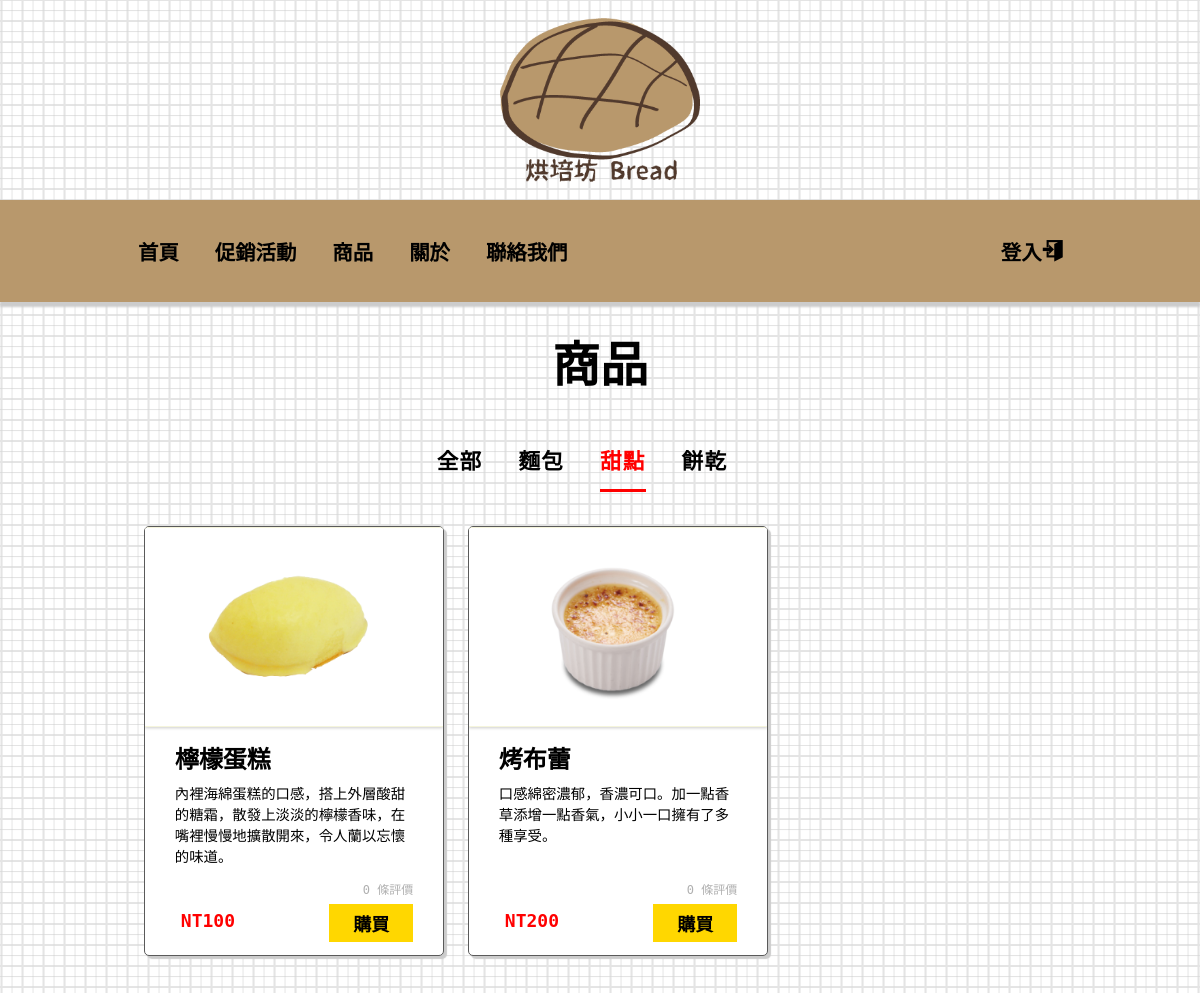
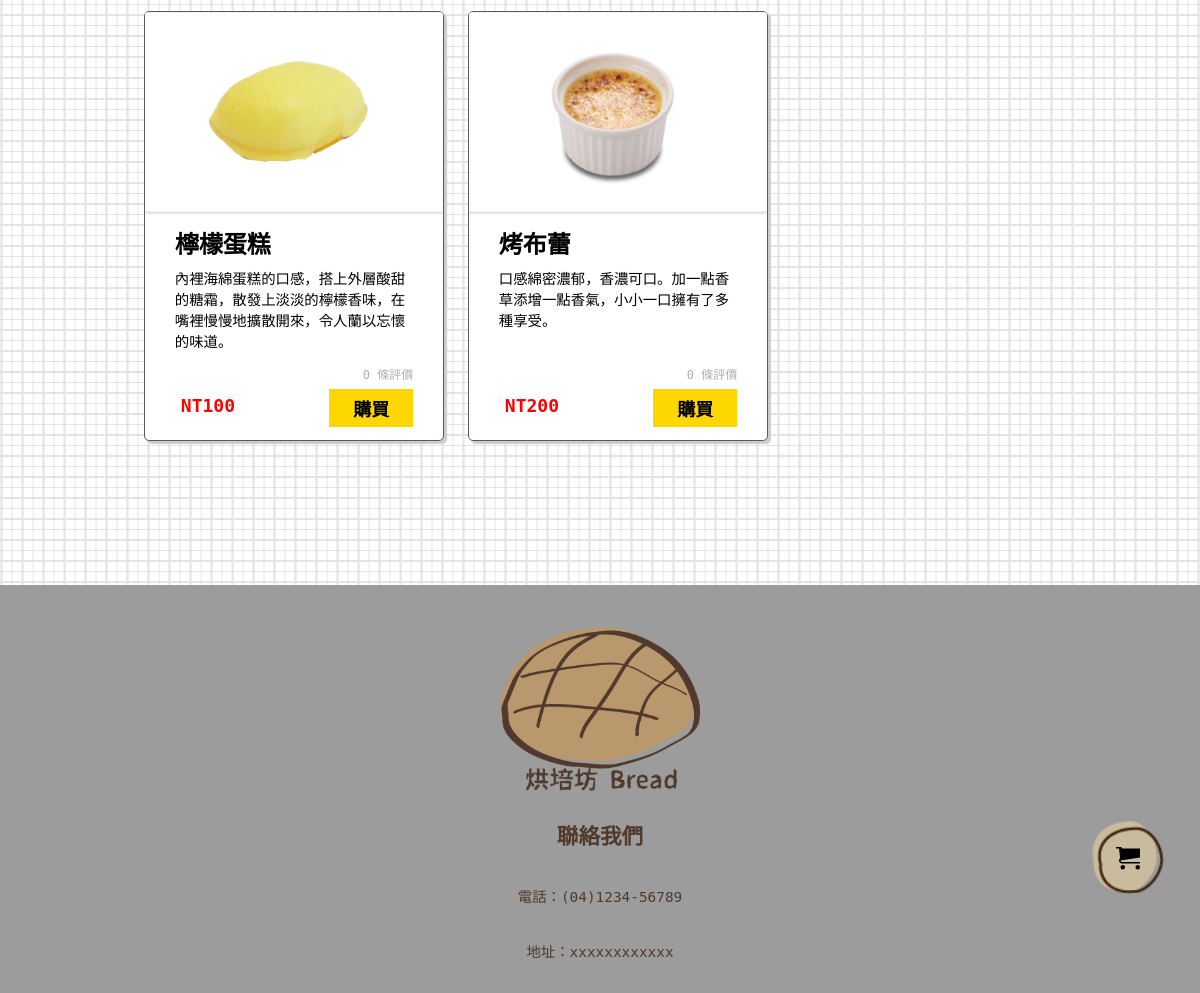
/produce?p=cake, run on the app's committed database (2 pictures, top to bottom).
### tables this page shows
CREATE TABLE `produce` (
  `ID` int(11) NOT NULL,
  `pName` varchar(21) NOT NULL,
  `pDescription` varchar(500) NOT NULL,
  `pReview` int(11) NOT NULL,
  `price` int(11) NOT NULL,
  `pIMG` varchar(100) NOT NULL,
  `kindNumber` int(11) NOT NULL
);

### core/controller.php (called while the page is built, shortened)
<?php
class Controller
{
  public function view2($view, $result2 = array())
  {
    require_once "views/header.php";
    require_once "views/$view.php";
    require_once "views/footer.php";
  }
}

### controllers/produceController.php (called while the page is built)
<?php
class ProduceController extends Controller
{
  public function produce($kind = 0)
  {
    $member = $this->member("produce");
    $result = $member->items($kind);
    $this->view2("produce", $result);
  }
}

### index.php (called while the page is built, shortened)
<?php
require_once "core/controller.php";
$app = new App();

### models/produce.php (called while the page is built, shortened)
<?php
class Produce
{
  private $dbhost = "localhost";
  private $dbuser = "root";
  private $dbpass = "";
  private $dbname = "breadstore";
  public $info = array();
  public function items($kind)
  {
    $dblink = new mysqli($this->dbhost, $this->dbuser, $this->dbpass, $this->dbname);
    $dblink->query("SET NAMES 'utf8'");
    $sql = $this->search($kind);
    $result = $dblink->query($sql);
    while ($row = $result->fetch_assoc()) {
      $this->info[] = $row;
    }
    return $this->info;
  }
  private function search($kind)
  {
    if ($kind != 0) {
      $sql = <<<msg
        select *
        from `produce`
        where `kindNumber`={$kind};
        msg;
    } else {
      $sql = <<<msg
        select *
        from `produce`;
        msg;
    }
    return $sql;
  }
}

### views/produce.php (the view, shortened to what this page needs)
<!DOCTYPE html>
<html lang="en">
<head>
  <link rel="stylesheet" href="css/produce.css">
</head>
<body>
  <main>
    <h1>商品</h1>
    <nav class="itemSort">
      <ul>
        <li><a href="produce" class=<?= (!isset($_GET["p"])) ? "current" : '' ?>>全部</a></li>
        <li><a href="produce?p=bread" class=<?= (isset($_GET["p"]) && $_GET["p"] == 'bread') ? "current" : '' ?>>麵包</a></li>
        <li><a href="produce?p=cake" class=<?= (isset($_GET["p"]) && $_GET["p"] == 'cake') ? "current" : '' ?>>甜點</a></li>
        <li><a href="produce?p=cookie" class=<?= (isset($_GET["p"]) && $_GET["p"] == 'cookie') ? "current" : '' ?>>餅乾</a></li>
      </ul>
    </nav>
    <article>
      <?php for ($i = 0; $i < count($result2); $i++) : ?>
        <section>
          <a href="detail?p=<?= $result2[$i]["ID"] ?>" class="card"></a>
          <div class="linkIcon">
            <ul>
            </ul>
          </div>
          <img src="<?= $result2[$i]["pIMG"] ?>">
          <div class="content">
            <h3><?= $result2[$i]["pName"] ?></h3>
            <p><?= $result2[$i]["pDescription"] ?></p>
            <div class="appraise"><?= $result2[$i]["pReview"] ?> 條評價</div>
            <div class="info">
              <span>NT<?= $result2[$i]["price"] ?></span>
              <a href="" class="buy">購買</a>
            </div>
          </div>
        </section>
      <?php endfor ?>
    </article>
  </main>
</body>
</html>

### css/common.css (style rules this page uses)
html { font-size: 12px; }
* { padding: 0; margin: 0; box-sizing: border-box; }
body { --color1: #503a2c; --color2: #b8986c; background: url(../img/gridBG.png) top center; }
a { text-decoration: none; color: black; }
li { list-style: none; }
img { vertical-align: middle; }
main { display: flex; flex-direction: column; padding: 0 10vw; margin-top: 2rem; }

### css/produce.css (style rules this page uses)
main { align-items: center; }
h1 { font: 900 4rem "monospace", "sans-serif"; }
.itemSort, article { width: 100%; margin-top: 3.5%; }
.itemSort ul { display: flex; justify-content: center; }
.itemSort li { margin-right: 3rem; }
.itemSort ul li a { display: block; padding: 1.2rem 0; font: 600 1.8rem "monospace", "sans-serif"; letter-spacing: 0.1rem; }
.current { color: red; border-bottom: 3px solid red; }
article { display: flex; flex-wrap: wrap; width: 100%; }
.card { position: absolute; top: 0; left: 0; right: 0; bottom: 0; }
section { position: relative; top: 0; left: 0; width: 20%; min-width: 300px; height: 430px; margin: 0 0 5% 2.5%; background: #ffffff; box-shadow: 3px 3px 1px #cccccc; border: 1px solid rgb(90, 90, 90); border-radius: 5px; overflow: hidden; }
section img { width: 100%; height: 200px; background-color: beige; box-shadow: 0px 1px 3px #cccccc; object-fit: contain; }
.content { display: flex; flex-direction: column; height: 230px; padding: 1px 10%; }
h3 { margin-top: 5%; font: 900 2rem "monospace", "sans-serif"; }
p { margin-top: 3%; font: 400 1.2rem "monospace", "sans-serif"; }
.appraise { margin: auto 0 3%; text-align: right; font: 400 1rem "monospace", "sans-serif"; color: #b0b0b0; }
.info { display: flex; margin-bottom: 6%; }
span { padding: 0.5rem; font: 900 1.5rem "monospace", "sans-serif"; color: red; }
.linkIcon { position: absolute; top: 0; width: 100%; background: #cccccc7a; transform: translateY(-100%); transition: transform 0.25s ease-in-out; }
.linkIcon ul { float: right; }
.buy { padding: 0.5rem 2rem; margin-left: auto; font: 600 1.5rem "monospace", "sans-serif"; background-color: gold; }

### data on the page
produce: pIMG (picture), pName "檸檬蛋糕", pDescription "內裡海綿蛋糕的口感，搭上外層酸甜的糖霜，散發上淡淡的檸檬香味，在嘴裡慢慢地擴散開來，令人蘭以忘懷的味道。", pReview "0", price "100"
produce: pIMG (picture), pName "烤布蕾", pDescription "口感綿密濃郁，香濃可口。加一點香草添增一點香氣，小小一口擁有了多種享受。", pReview "0", price "200"
produce: pIMG (picture), pName "檸檬蛋糕", pDescription "內裡海綿蛋糕的口感，搭上外層酸甜的糖霜，散發上淡淡的檸檬香味，在嘴裡慢慢地擴散開來，令人蘭以忘懷的味道。", pReview "0", price "100"
produce: pIMG (picture), pName "烤布蕾", pDescription "口感綿密濃郁，香濃可口。加一點香草添增一點香氣，小小一口擁有了多種享受。", pReview "0", price "200"

### other printed values
$isMember[0] "登入"
